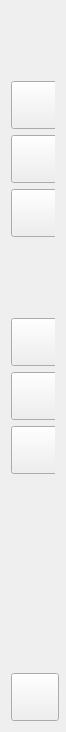
     <widget class="QWidget" name="icon_sidebar" native="true">
      <property name="sizePolicy">
       <sizepolicy hsizetype="MinimumExpanding" vsizetype="MinimumExpanding">
        <horstretch>0</horstretch>
        <verstretch>0</verstretch>
       </sizepolicy>
      </property>
      <property name="minimumSize">
       <size>
        <width>48</width>
        <height>0</height>
       </size>
      </property>
      <property name="maximumSize">
       <size>
        <width>66</width>
        <height>16777215</height>
       </size>
      </property>
      <property name="layoutDirection">
       <enum>Qt::LeftToRight</enum>
      </property>
      <layout class="QVBoxLayout" name="verticalLayout_5">
       <item>
        <widget class="QLabel" name="logo_icon">
         <property name="minimumSize">
          <size>
           <width>48</width>
           <height>48</height>
          </size>
         </property>
         <property name="maximumSize">
          <size>
           <width>48</width>
           <height>48</height>
          </size>
         </property>
         <property name="text">
          <string/>
         </property>
         <property name="pixmap">
          <pixmap resource="resources.qrc">:/assets/assets/icon/dark_green/alert-octagon.svg</pixmap>
         </property>
         <property name="scaledContents">
          <bool>true</bool>
         </property>
         <property name="alignment">
          <set>Qt::AlignCenter</set>
         </property>
        </widget>
       </item>
       <item>
        <widget class="QWidget" name="icon_spacer1" native="true">
         <property name="sizePolicy">
          <sizepolicy hsizetype="Expanding" vsizetype="Expanding">
           <horstretch>0</horstretch>
           <verstretch>0</verstretch>
          </sizepolicy>
         </property>
         <property name="minimumSize">
          <size>
           <width>0</width>
           <height>10</height>
          </size>
         </property>
         <property name="maximumSize">
          <size>
           <width>16777215</width>
           <height>10</height>
          </size>
         </property>
        </widget>
       </item>
       <item>
        <widget class="QWidget" name="icon_button" native="true">
         <layout class="QVBoxLayout" name="verticalLayout">
          <property name="leftMargin">
           <number>0</number>
          </property>
          <property name="topMargin">
           <number>0</number>
          </property>
          <property name="rightMargin">
           <number>0</number>
          </property>
          <property name="bottomMargin">
           <number>0</number>
          </property>
          <item>
           <widget class="QPushButton" name="home_icon">
            <property name="minimumSize">
             <size>
              <width>48</width>
              <height>48</height>
             </size>
            </property>
            <property name="maximumSize">
             <size>
              <width>48</width>
              <height>48</height>
             </size>
            </property>
            <property name="text">
             <string/>
            </property>
            <property name="icon">
             <iconset resource="resources.qrc">
              <normaloff>:/assets/assets/icon/dark_green/home.svg</normaloff>:/assets/assets/icon/dark_green/home.svg</iconset>
            </property>
            <property name="iconSize">
             <size>
              <width>32</width>
              <height>32</height>
             </size>
            </property>
            <property name="checkable">
             <bool>true</bool>
            </property>
            <property name="autoExclusive">
             <bool>true</bool>
            </property>
           </widget>
          </item>
          <item>
           <widget class="QPushButton" name="dashboard_icon">
            <property name="minimumSize">
             <size>
              <width>48</width>
              <height>48</height>
             </size>
            </property>
            <property name="maximumSize">
             <size>
              <width>48</width>
              <height>48</height>
             </size>
            </property>
            <property name="text">
             <string/>
            </property>
            <property name="icon">
             <iconset resource="resources.qrc">
              <normaloff>:/assets/assets/icon/dark_green/layers.svg</normaloff>:/assets/assets/icon/dark_green/layers.svg</iconset>
            </property>
            <property name="iconSize">
             <size>
              <width>32</width>
              <height>32</height>
             </size>
            </property>
            <property name="checkable">
             <bool>true</bool>
            </property>
            <property name="autoExclusive">
             <bool>true</bool>
            </property>
           </widget>
          </item>
          <item>
           <widget class="QPushButton" name="report_icon">
            <property name="minimumSize">
             <size>
              <width>48</width>
              <height>48</height>
             </size>
            </property>
            <property name="maximumSize">
             <size>
              <width>48</width>
              <height>48</height>
             </size>
            </property>
            <property name="text">
             <string/>
            </property>
            <property name="icon">
             <iconset resource="resources.qrc">
              <normaloff>:/assets/assets/icon/dark_green/pie-chart.svg</normaloff>:/assets/assets/icon/dark_green/pie-chart.svg</iconset>
            </property>
            <property name="iconSize">
             <size>
              <width>32</width>
              <height>32</height>
             </size>
            </property>
            <property name="checkable">
             <bool>true</bool>
            </property>
            <property name="autoExclusive">
             <bool>true</bool>
            </property>
           </widget>
          </item>
          <item>
           <spacer name="verticalSpacer_3">
            <property name="orientation">
             <enum>Qt::Vertical</enum>
            </property>
            <property name="sizeType">
             <enum>QSizePolicy::Fixed</enum>
            </property>
            <property name="sizeHint" stdset="0">
             <size>
              <width>20</width>
              <height>32</height>
             </size>
            </property>
           </spacer>
          </item>
          <item>
           <widget class="QWidget" name="icon_spacer2" native="true">
            <property name="sizePolicy">
             <sizepolicy hsizetype="Expanding" vsizetype="Expanding">
              <horstretch>0</horstretch>
              <verstretch>0</verstretch>
             </sizepolicy>
            </property>
            <property name="minimumSize">
             <size>
              <width>0</width>
              <height>5</height>
             </size>
            </property>
            <property name="maximumSize">
             <size>
              <width>16777215</width>
              <height>5</height>
             </size>
            </property>
           </widget>
          </item>
          <item>
           <spacer name="verticalSpacer_5">
            <property name="orientation">
             <enum>Qt::Vertical</enum>
            </property>
            <property name="sizeType">
             <enum>QSizePolicy::Fixed</enum>
            </property>
            <property name="sizeHint" stdset="0">
             <size>
              <width>20</width>
              <height>32</height>
             </size>
            </property>
           </spacer>
          </item>
          <item>
           <widget class="QPushButton" name="poDo_icon">
            <property name="minimumSize">
             <size>
              <width>48</width>
              <height>48</height>
             </size>
            </property>
            <property name="maximumSize">
             <size>
              <width>48</width>
              <height>48</height>
             </size>
            </property>
            <property name="text">
             <string/>
            </property>
            <property name="icon">
             <iconset resource="resources.qrc">
              <normaloff>:/assets/assets/icon/dark_green/file-text.svg</normaloff>:/assets/assets/icon/dark_green/file-text.svg</iconset>
            </property>
            <property name="iconSize">
             <size>
              <width>32</width>
              <height>32</height>
             </size>
            </property>
            <property name="checkable">
             <bool>true</bool>
            </property>
            <property name="autoExclusive">
             <bool>true</bool>
            </property>
           </widget>
          </item>
          <item>
           <widget class="QPushButton" name="product_icon">
            <property name="minimumSize">
             <size>
              <width>48</width>
              <height>48</height>
             </size>
            </property>
            <property name="maximumSize">
             <size>
              <width>48</width>
              <height>48</height>
             </size>
            </property>
            <property name="text">
             <string/>
            </property>
            <property name="icon">
             <iconset resource="resources.qrc">
              <normaloff>:/assets/assets/icon/dark_green/package.svg</normaloff>:/assets/assets/icon/dark_green/package.svg</iconset>
            </property>
            <property name="iconSize">
             <size>
              <width>32</width>
              <height>32</height>
             </size>
            </property>
            <property name="checkable">
             <bool>true</bool>
            </property>
            <property name="autoExclusive">
             <bool>true</bool>
            </property>
           </widget>
          </item>
          <item>
           <widget class="QPushButton" name="invoice_icon">
            <property name="minimumSize">
             <size>
              <width>48</width>
              <height>48</height>
             </size>
            </property>
            <property name="maximumSize">
             <size>
              <width>48</width>
              <height>48</height>
             </size>
            </property>
            <property name="text">
             <string/>
            </property>
            <property name="icon">
             <iconset resource="resources.qrc">
              <normaloff>:/assets/assets/icon/dark_green/mail.svg</normaloff>:/assets/assets/icon/dark_green/mail.svg</iconset>
            </property>
            <property name="iconSize">
             <size>
              <width>323</width>
              <height>32</height>
             </size>
            </property>
            <property name="checkable">
             <bool>true</bool>
            </property>
            <property name="autoExclusive">
             <bool>true</bool>
            </property>
           </widget>
          </item>
         </layout>
        </widget>
       </item>
       <item>
        <spacer name="verticalSpacer">
         <property name="orientation">
          <enum>Qt::Vertical</enum>
         </property>
         <property name="sizeHint" stdset="0">
          <size>
           <width>20</width>
           <height>193</height>
          </size>
         </property>
        </spacer>
       </item>
       <item>
        <widget class="QPushButton" name="exit_icon">
         <property name="minimumSize">
          <size>
           <width>48</width>
           <height>48</height>
          </size>
         </property>
         <property name="maximumSize">
          <size>
           <width>48</width>
           <height>48</height>
          </size>
         </property>
         <property name="text">
          <string/>
         </property>
         <property name="icon">
          <iconset resource="resources.qrc">
           <normaloff>:/assets/assets/icon/dark_green/x-square.svg</normaloff>:/assets/assets/icon/dark_green/x-square.svg</iconset>
         </property>
         <property name="iconSize">
          <size>
           <width>32</width>
           <height>32</height>
          </size>
         </property>
        </widget>
       </item>
      </layout>
     </widget>
